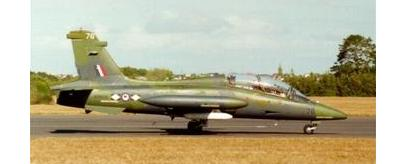
#> input picture pa6/images/caltec101/airplanes/image_0001.jpg, 398 x 164 px
$ python pa6_2.py
#> lines starting #> are read from the running program, lines starting #| are printed output that depends on the picture
import cv2
import numpy as np
from scipy.spatial.distance import *
from scipy.cluster.vq import kmeans, vq, whiten
import matplotlib.pyplot as plt
import os
import random
from shutil import copyfile

def main():
    '''
    Problem 2: Image retrieval using Bag-of-words
    '''
    categories = ['airplanes', 'chair', 'crocodile', 'headphone', 'soccer_ball', 'camera',
                  'crab', 'elephant', 'pizza', 'starfish']

    deslist = []
    images_per_category = 10
    num_categories = len(categories)
    num_images = num_categories * images_per_category
    k = 200
    histfile = 'output/histogram.npy'
    centroidsfile = 'output/centroids.npy'
    '''
    1. For each image, extract SIFT features.
    '''
    sift = cv2.xfeatures2d.SIFT_create()
    for category in categories:
        for i in range(images_per_category):
            imgname = 'images/caltec101/' + category + '/image_' + '{:0>4d}'.format(i + 1) + '.jpg'
            img = cv2.imread(imgname, cv2.IMREAD_GRAYSCALE)
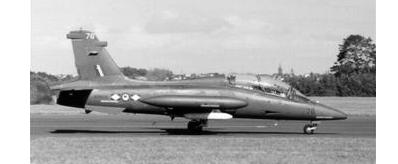
#> img: shape (164, 398); min 0, max 255, mean 175.6
#> (the run stopped early here; a loop or call above may not have finished)

$ run again, with pa6/images/caltec101/airplanes/image_0002.jpg copied over pa6/images/caltec101/airplanes/image_0001.jpg
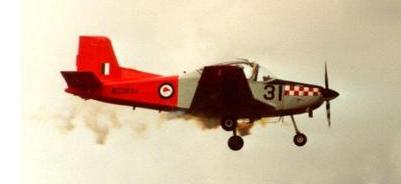
#> input picture pa6/images/caltec101/airplanes/image_0002.jpg, 401 x 184 px
#> in main, `img = cv2.imread(imgname, cv2.IMREAD_GRAYSCALE)`:
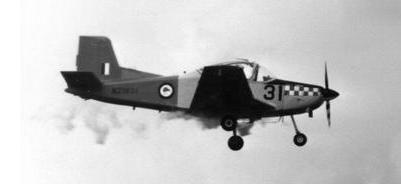
#> img: shape (184, 401); min 0, max 255, mean 192.9

$ run again, with pa6/images/caltec101/airplanes/image_0003.jpg copied over pa6/images/caltec101/airplanes/image_0001.jpg
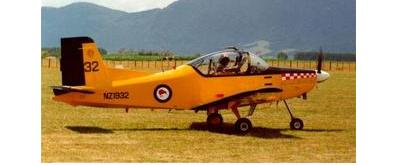
#> input picture pa6/images/caltec101/airplanes/image_0003.jpg, 393 x 165 px
#> in main, `img = cv2.imread(imgname, cv2.IMREAD_GRAYSCALE)`:
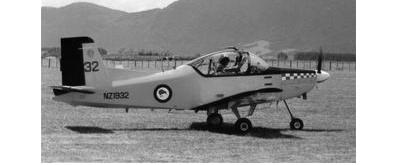
#> img: shape (165, 393); min 0, max 255, mean 150.4

$ run again, with pa6/images/caltec101/airplanes/image_0004.jpg copied over pa6/images/caltec101/airplanes/image_0001.jpg
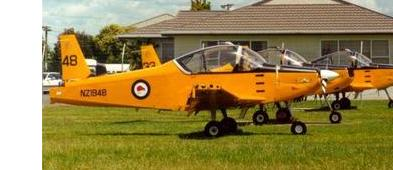
#> input picture pa6/images/caltec101/airplanes/image_0004.jpg, 393 x 170 px
#> in main, `img = cv2.imread(imgname, cv2.IMREAD_GRAYSCALE)`:
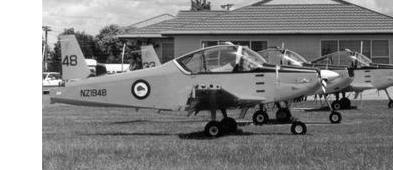
#> img: shape (170, 393); min 0, max 255, mean 132.1
